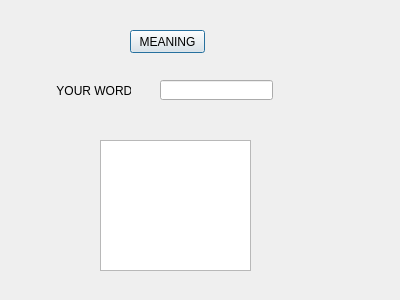
<?xml version="1.0" encoding="UTF-8"?>
<ui version="4.0">
 <class>chillmar</class>
 <widget class="QDialog" name="chillmar">
  <property name="geometry">
   <rect>
    <x>0</x>
    <y>0</y>
    <width>400</width>
    <height>300</height>
   </rect>
  </property>
  <property name="windowTitle">
   <string>Dialog</string>
  </property>
  <widget class="QTextEdit" name="textEdit">
   <property name="geometry">
    <rect>
     <x>100</x>
     <y>140</y>
     <width>151</width>
     <height>131</height>
    </rect>
   </property>
  </widget>
  <widget class="QLineEdit" name="lineEdit">
   <property name="geometry">
    <rect>
     <x>160</x>
     <y>80</y>
     <width>113</width>
     <height>20</height>
    </rect>
   </property>
  </widget>
  <widget class="QPushButton" name="pushButton">
   <property name="geometry">
    <rect>
     <x>130</x>
     <y>30</y>
     <width>75</width>
     <height>23</height>
    </rect>
   </property>
   <property name="text">
    <string>MEANING</string>
   </property>
  </widget>
  <widget class="QLabel" name="label">
   <property name="geometry">
    <rect>
     <x>50</x>
     <y>80</y>
     <width>81</width>
     <height>21</height>
    </rect>
   </property>
   <property name="text">
    <string>  YOUR WORD  =</string>
   </property>
  </widget>
 </widget>
 <resources/>
 <connections/>
</ui>
